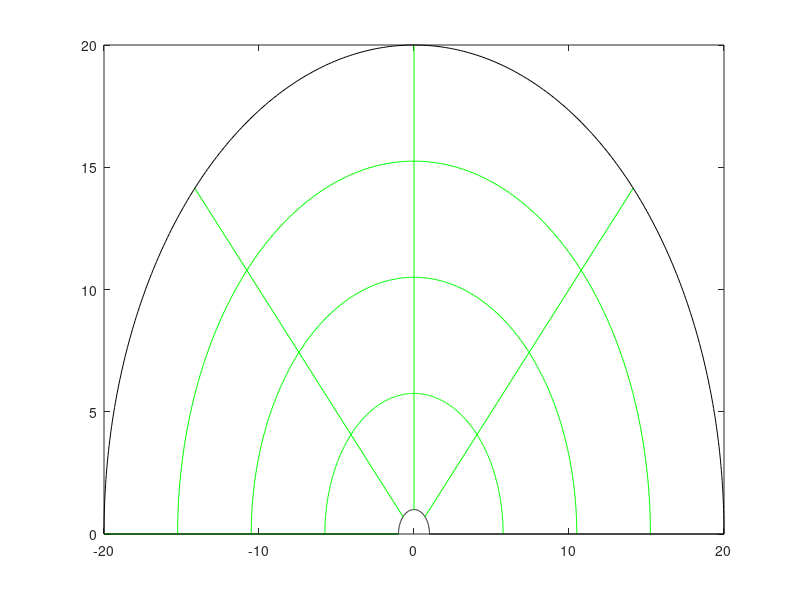

This figure's MATLAB source: (Note: this script raises an error after producing the figure.)
clear;clc;clf;close all;t=cputime;


%========================Intitail Setup===================================%
Nmax=256;Cl=1;
for n=2:log2(Nmax)
    N = 2^n; Na=(N+1)^2;
    A = sparse(1:Na,1:Na,1);
    q = zeros(Na,1);
    %
    R0=1;R1=20*R0;
    dr=(R1-R0)/N;
    %
    theta0=0;theta1=pi;
    dtheta=(theta1-theta0)/N;
    %
    p_inf=0;U_inf=1;rho=1;
    Q=0.5*rho*U_inf^2; % dynamic pressure


% GRID GENERATE
%============================Global Domain================================%

x=0;x0=0;x1=0;
y=0;y0=0;y1=0;
ang=0:0.01:pi;
d_r=0;figure(1)

for i=1:N+1
    dx = (R0+d_r)*cos(ang);
    dy = (R0+d_r)*sin(ang);
    d_r = d_r+(R1-R0)/N;
    if i==1 || i==N+1
        % plot out the hangar and farfield boundary    
        plot(x+dx,y+dy,'k'); hold on
    else
        % plot out the semi-circles per r+dr
        plot(x+dx,y+dy,'g'); hold on
    end
    
    if i<=N
        % plot out the radial lines per theta+dtheta
        x0 = R0*cos((i/N)*pi);
        y0 = R0*sin((i/N)*pi);
        x1 = R1*cos((i/N)*pi);
        y1 = R1*sin((i/N)*pi);
        plot([x0 x1],[y0 y1],'g'); hold on
    else
        % plot out the ground boundary
        plot([R0 R1],[y y],'k'); hold on
        plot([-R0 -R1],[y y],'k');hold on
    end
end

%
%SOLVING THE PDE EQUATION      
%=========================Build up the matrices===========================%

for j=1:N+1
    
    for i=2:N        
        if j>=2 && j<=N 
        m=(j-1)*(N+1)+i;
        r=R0+(i-1)*dr;
        % A matrix
        A(m,m)=-2*(dr^-2+(r*dtheta)^-2);              % Note:
        A(m,m+1)=dr^-2 + (2*r*dr)^-1; % East side       R0+i*dr = r 
        A(m,m-1)=dr^-2 - (2*r*dr)^-1; % West side
        A(m,m+(N+1))=(r*dtheta)^-2;  % North side
        A(m,m-(N+1))=(r*dtheta)^-2;  % South side
        % Source term matrix
        q(m)=0;
        end        
    end  
    
    %==========================Bondary Conditions=========================%
        %hanger
        m=(j-1)*(N+1)+1; q(m,1)=0;
        %farfield
        m=(j-1)*(N+1)+N+1; q(m,1)=R1*sin((j-1)*dtheta);
        %grounds
        q(j,1)=0; m=N*(N+1)+j; q(m,1)=0;
        
end

%==========================Solve the Psi Matrix===========================%

psi=A\q;

for j=1:N+1
    for i=1:N+1
        m=(j-1)*(N+1)+i;
        Psi(N+2-j,i)=psi(m,1);
        x(j,i)=(R0+(i-1)*dr)*cos(theta0+(j-1)*dtheta);
        y(j,i)=(R0+(i-1)*dr)*sin(theta0+(j-1)*dtheta);        
    end
end

% POST PROCESSES
% =================== Calculate the Pressure Coefficient ================ %
for i=1:N+1
    V_theta = -(-Psi(i,3)+4*Psi(i,2)-3*Psi(i,1))/(2*dr);  
    p=p_inf + Q - 0.5*rho*V_theta^2; %pressure on the hanger  
    Cp(i)=(p-p_inf)/Q; CP{n-1}=Cp;   
end

% =================== Calculate the Coefficient of lift ================= %
Cl_new=((2*R0)^-1)*trap_int(-Cp.*sin(theta0:dtheta:theta1),theta0,theta1,N);
error_Cl(n-1)=abs(Cl_new-Cl)/Cl_new; Cl=Cl_new;
end

% Plot the streamlines
figure(1)
contour(x,y,Psi); axis equal tight; xlabel('r')
title(['Streamlines for N=' num2str(N)])

% Plot the contour
figure(2)
contourf(x,y,Psi); axis equal tight; xlabel('r')
title(['Contour of Stream Function for N=' num2str(N)]); colorbar

% Plot the Cl converges vs. N number
figure(3)
loglog(2.^(1:n-1),error_Cl);grid on
xlabel('Number of N');ylabel('Error of Cl')
title('Error of Cl vs. Number of N')

% Plot the Pressure Coefficient
figure(4)
x_p=linspace(-R0,R0,N+1);
plot(x_p,Cp,'--');xlabel('r');ylabel('Cp');
title('Coefficient of pressure')

calculating_time=cputime-t














